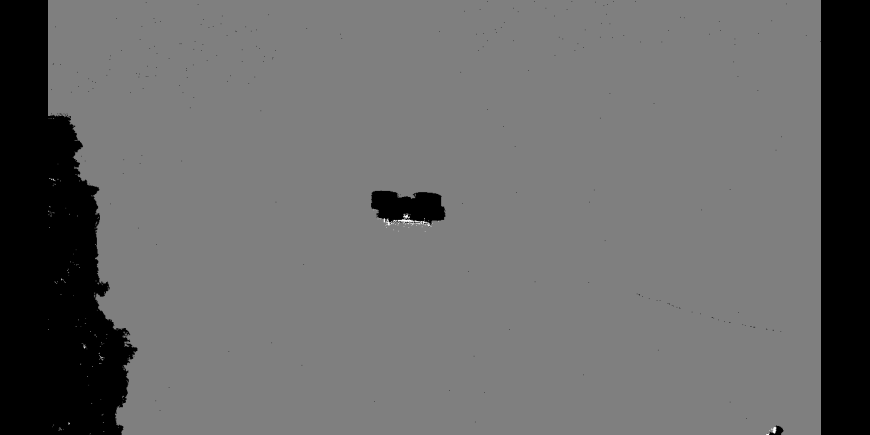
#> input picture evio/data/.cache/thumbnails/drone_idle.png, 870 x 435 px; its folder holds only this picture in this run
$ python -i geometry.py   (imports and definitions only)
#> lines starting #> are read from the running program, lines starting #| are printed output that depends on the picture; after the words box and inside, x2 and y2 are one past the last pixel; in counts of white or black regions, pixels touching at a corner belong together
#> further down, picture is the input picture: shape (435, 870); min 0, max 255, mean 106.3
"""Multi-ellipse geometry detection for drone propellers.

Key differences from fan detector:
- Detects MULTIPLE ellipses (up to 2 propellers) instead of single largest
- Filters by HORIZONTAL orientation (rejects vertical ellipses)
- Returns LIST of ellipses instead of single ellipse
"""

from typing import List, Tuple
import numpy as np
import cv2


def propeller_mask_from_frame(
    accum_frame: np.ndarray,
    max_ellipses: int = 2,
    min_area: float = 145.0,
    max_area_frac: float = 0.01,
    horizontal_tolerance: float = 20.0,
    max_pair_distance: float = 15.0,
    pre_threshold: int = 250,
    hot_pixel_threshold: float = float('inf'),  # Match original: no hot pixel filtering
    debug: bool = False,
) -> List[Tuple[int, int, float, float, float]]:
    """Detect multiple ellipses (propellers) from accumulated frame.

    Process:
    0. Filter hot pixels (pixels with abnormally high counts)
    1. Normalize & threshold (pre-threshold at 250, then Otsu)
    2. Morphological operations to clean noise
    3. Find ALL contours (not just largest)
    4. Fit ellipse to each valid contour
    5. Filter by orientation (keeps angles in [70, 110] degrees to match legacy)
    6. Sort by area and return top max_ellipses
    7. Apply pair distance filter: if top 2 are >15px apart, keep only largest

    Args:
        accum_frame: Grayscale accumulated frame (h, w)
        max_ellipses: Maximum number of ellipses to detect (typically 2 for drones)
        min_area: Minimum contour area to consider
        max_area_frac: Maximum contour area as fraction of image size
        horizontal_tolerance: DEPRECATED - not used (kept for API compatibility)
        max_pair_distance: Maximum distance between top 2 ellipses (pixels, default 15.0)
        hot_pixel_threshold: Pixels with count > this are considered hot pixels (default: 10000)
        debug: If True, print diagnostic information

    Returns:
        List of (cx, cy, a, b, phi) for each detected propeller
        - cx, cy: Ellipse center (pixels)
        - a, b: Semi-major and semi-minor axes (pixels)
        - phi: Rotation angle (radians)
    """
#> called with max_ellipses = 2, min_area = 145, max_area_frac = 0.01, horizontal_tolerance = 20, max_pair_distance = 15, pre_threshold = 250, hot_pixel_threshold = inf, debug = False
    h, w = accum_frame.shape
#> h = 435; w = 870
    max_area = max_area_frac * (w * h)
#> max_area = 3784.5

    if debug:
        print(f"\n[DEBUG] Frame shape: {h}x{w}")
        print(f"[DEBUG] Max area threshold: {max_area:.1f} px")
        print(f"[DEBUG] Min area threshold: {min_area:.1f} px")

    # Normalize and threshold
    f = accum_frame.astype(np.float32)
    if f.max() <= 0:
        if debug:
            print("[DEBUG] Frame is empty (max <= 0)")
        return []

    # FILTER HOT PIXELS: Set to 0 before normalization
    hot_pixel_mask = f > hot_pixel_threshold
#> hot_pixel_mask: shape (435, 870) bool; every value is 0
    num_hot = np.count_nonzero(hot_pixel_mask)
#> num_hot = 0
    if num_hot > 0:
        if debug:
            print(f"[DEBUG] Filtering {num_hot} hot pixels (>{hot_pixel_threshold:.0f} counts)")
            hot_locs = np.where(hot_pixel_mask)
            for i in range(min(3, num_hot)):
                y, x = hot_locs[0][i], hot_locs[1][i]
                print(f"[DEBUG]   Hot pixel ({x},{y}): {f[y,x]:.0f} events -> 0")
        f[hot_pixel_mask] = 0

    if debug:
        print(f"[DEBUG] Raw frame range: [{f.min():.1f}, {f.max():.1f}]")
        print(f"[DEBUG] Non-zero pixels in raw frame: {np.count_nonzero(f)}")
        print(f"[DEBUG] Raw frame value distribution:")
        print(f"[DEBUG]   >0: {np.count_nonzero(f > 0)}")
        print(f"[DEBUG]   >10: {np.count_nonzero(f > 10)}")
        print(f"[DEBUG]   >50: {np.count_nonzero(f > 50)}")
        print(f"[DEBUG]   >100: {np.count_nonzero(f > 100)}")
        print(f"[DEBUG]   >200: {np.count_nonzero(f > 200)}")
        print(f"[DEBUG]   ==255 (clipped): {np.count_nonzero(f == 255)}")

        # Check hot pixels (potential noise)
        hot_pixels = np.where(f > 1000)
        if len(hot_pixels[0]) > 0:
            print(f"[DEBUG] Hot pixels (>1000 counts): {len(hot_pixels[0])}")
            for i in range(min(5, len(hot_pixels[0]))):
                y, x = hot_pixels[0][i], hot_pixels[1][i]
                count = f[y, x]
                print(f"[DEBUG]   Pixel ({x},{y}): {count:.0f} events")

    img8 = cv2.normalize(f, None, 0, 255, cv2.NORM_MINMAX).astype(np.uint8)

    if debug:
        print(f"[DEBUG] Normalized frame range: [{img8.min()}, {img8.max()}]")
        print(f"[DEBUG] Pixels above pre-threshold ({pre_threshold}): {np.count_nonzero(img8 > pre_threshold)}")

    # Pre-threshold to filter noise (keeps only very bright pixels)
    _, image_binary = cv2.threshold(img8, pre_threshold, 255, cv2.THRESH_BINARY)
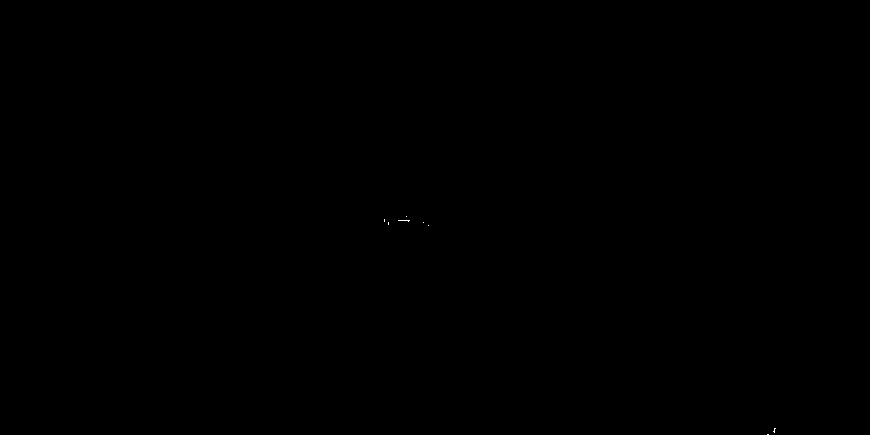
#> image_binary: shape (435, 870); 0.01% white in thin lines or dots, all inside (x1, y1, x2, y2) = (384, 216, 776, 435)

    if debug:
        print(f"[DEBUG] After pre-threshold: {np.count_nonzero(image_binary)} white pixels")

    # Apply Otsu threshold to pre-thresholded result
    otsu_thresh, mask = cv2.threshold(image_binary, 0, 255, cv2.THRESH_BINARY + cv2.THRESH_OTSU)
#> otsu_thresh = 0

    if debug:
        print(f"[DEBUG] Otsu threshold value: {otsu_thresh}")
        print(f"[DEBUG] After Otsu: {np.count_nonzero(mask)} white pixels")

    # Morphological operations to clean up noise
    kernel = np.ones((5, 5), np.uint8)
    mask = cv2.morphologyEx(mask, cv2.MORPH_OPEN, kernel, iterations=1)

    if debug:
        print(f"[DEBUG] After morphology: {np.count_nonzero(mask)} white pixels")

    # Find ALL contours (key difference from fan detector)
    contours, _ = cv2.findContours(mask, cv2.RETR_EXTERNAL, cv2.CHAIN_APPROX_NONE)
#> contours = []
    if not contours:
        if debug:
            print("[DEBUG] No contours found")
        return []

    if debug:
        print(f"[DEBUG] Found {len(contours)} contours")

    # Collect valid ellipse candidates
    candidates: List[Tuple[int, int, float, float, float, float]] = []
    rejected_counts = {
        "too_few_points": 0,
        "area_too_small": 0,
        "area_too_large": 0,
        "minor_axis_zero": 0,
        "angle_too_low": 0,
        "angle_too_high": 0,
    }

    for idx, cnt in enumerate(contours):
        # fitEllipse needs at least 5 points
        # Use 50 points minimum (match original line 212 for accuracy)
        if len(cnt) < 50:
            rejected_counts["too_few_points"] += 1
            continue

        area = cv2.contourArea(cnt)
        if area < min_area:
            rejected_counts["area_too_small"] += 1
            if debug and idx < 5:  # Only show first few
                print(f"[DEBUG]   Contour {idx}: area={area:.1f} < {min_area} (rejected: too small)")
            continue
        if area > max_area:
            rejected_counts["area_too_large"] += 1
            if debug and idx < 5:
                print(f"[DEBUG]   Contour {idx}: area={area:.1f} > {max_area:.1f} (rejected: too large)")
            continue

        # Fit ellipse to contour
        (cx_f, cy_f), (major, minor), angle_deg = cv2.fitEllipse(cnt)

        if minor <= 0:
            rejected_counts["minor_axis_zero"] += 1
            continue

        # ORIENTATION FILTER: Match legacy behavior
        # angle_deg is in [0, 180) from OpenCV
        # Legacy keeps ellipses in range [70, 110] degrees
        # This appears to work empirically for drone propellers in the dataset
        if angle_deg < 70.0:
            rejected_counts["angle_too_low"] += 1
            if debug and idx < 5:
                print(f"[DEBUG]   Contour {idx}: angle={angle_deg:.1f}° < 70° (rejected)")
            continue
        if angle_deg > 110.0:
            rejected_counts["angle_too_high"] += 1
            if debug and idx < 5:
                print(f"[DEBUG]   Contour {idx}: angle={angle_deg:.1f}° > 110° (rejected)")
            continue

        # Convert to standard ellipse parameters
        a = major * 0.5   # semi-major axis
        b = minor * 0.5   # semi-minor axis
        phi = np.deg2rad(angle_deg)

        cx_i = int(cx_f)
        cy_i = int(cy_f)

        if debug and idx < 5:
            print(f"[DEBUG]   Contour {idx}: area={area:.1f}, angle={angle_deg:.1f}°, center=({cx_i},{cy_i}), axes=({a:.1f},{b:.1f}) ✓ ACCEPTED")

        # Store (cx, cy, a, b, phi, area) - keep area for sorting
        candidates.append((cx_i, cy_i, float(a), float(b), float(phi), float(area)))

    if debug:
        print(f"[DEBUG] Rejection summary:")
        for reason, count in rejected_counts.items():
            if count > 0:
                print(f"[DEBUG]   {reason}: {count}")
        print(f"[DEBUG] Valid candidates: {len(candidates)}")

    if not candidates:
        if debug:
            print("[DEBUG] No valid candidates after filtering")
        return []

    # Sort by area (largest first)
    candidates.sort(key=lambda t: t[5], reverse=True)

    if debug:
        print(f"[DEBUG] Top candidates (by area):")
        for i, (cx, cy, a, b, phi, area) in enumerate(candidates[:3]):
            print(f"[DEBUG]   {i}: area={area:.1f}, center=({cx},{cy}), axes=({a:.1f},{b:.1f})")

    # Apply pair distance filter (match legacy behavior)
    # If top 2 candidates are far apart (>15px), only keep the largest
    # This prevents detecting unrelated objects as second propeller
    selected: List[Tuple[int, int, float, float, float, float]] = []

    if len(candidates) == 1 or max_ellipses == 1:
        selected = [candidates[0]]
        if debug:
            print(f"[DEBUG] Selected 1 ellipse (only candidate or max_ellipses=1)")
    else:
        c0 = candidates[0]
        c1 = candidates[1]
        dx = c1[0] - c0[0]
        dy = c1[1] - c0[1]
        dist = np.sqrt(dx * dx + dy * dy)

        if debug:
            print(f"[DEBUG] Distance between top 2: {dist:.1f}px (threshold: {max_pair_distance}px)")

        if dist <= max_pair_distance:
            # Close enough - keep both
            selected = [c0, c1]
            if debug:
                print(f"[DEBUG] Selected 2 ellipses (close together)")
        else:
            # Too far apart - keep only largest
            selected = [c0]
            if debug:
                print(f"[DEBUG] Selected 1 ellipse (pair too far apart)")

    # Return ellipse parameters (drop area)
    ellipses: List[Tuple[int, int, float, float, float]] = []
    for (cx_i, cy_i, a, b, phi, _) in selected:
        ellipses.append((cx_i, cy_i, a, b, phi))

    if debug:
        print(f"[DEBUG] Returning {len(ellipses)} ellipse(s)")

    return ellipses


# [45 lines left out: function ellipse_points, not called in this run]

>>> import cv2
>>> picture = cv2.imread('../../../../../evio/data/.cache/thumbnails/drone_idle.png', cv2.IMREAD_GRAYSCALE)
>>> result = propeller_mask_from_frame(picture)
#> result = []

$ run again, on evio/data/.cache/thumbnails/fan_const_rpm.png
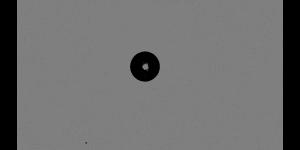
#> input picture evio/data/.cache/thumbnails/fan_const_rpm.png, 300 x 150 px
#> picture is the input picture: shape (150, 300); min 0, max 133, mean 110.4
#> hot_pixel_mask: shape (150, 300) bool; every value is 0
#> num_hot = 0
#> in propeller_mask_from_frame, `img8 = cv2.normalize(f, None, 0, 255, cv2.NORM_MINMAX).astype(np.uint8)`:
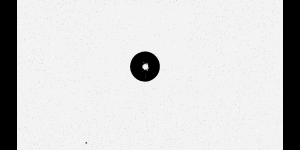
#> img8: shape (150, 300); min 0, max 255, mean 211.2
#> image_binary: shape (150, 300); 0.11% white in thin lines or dots, all inside (x1, y1, x2, y2) = (28, 9, 278, 148)
#> contours = []
